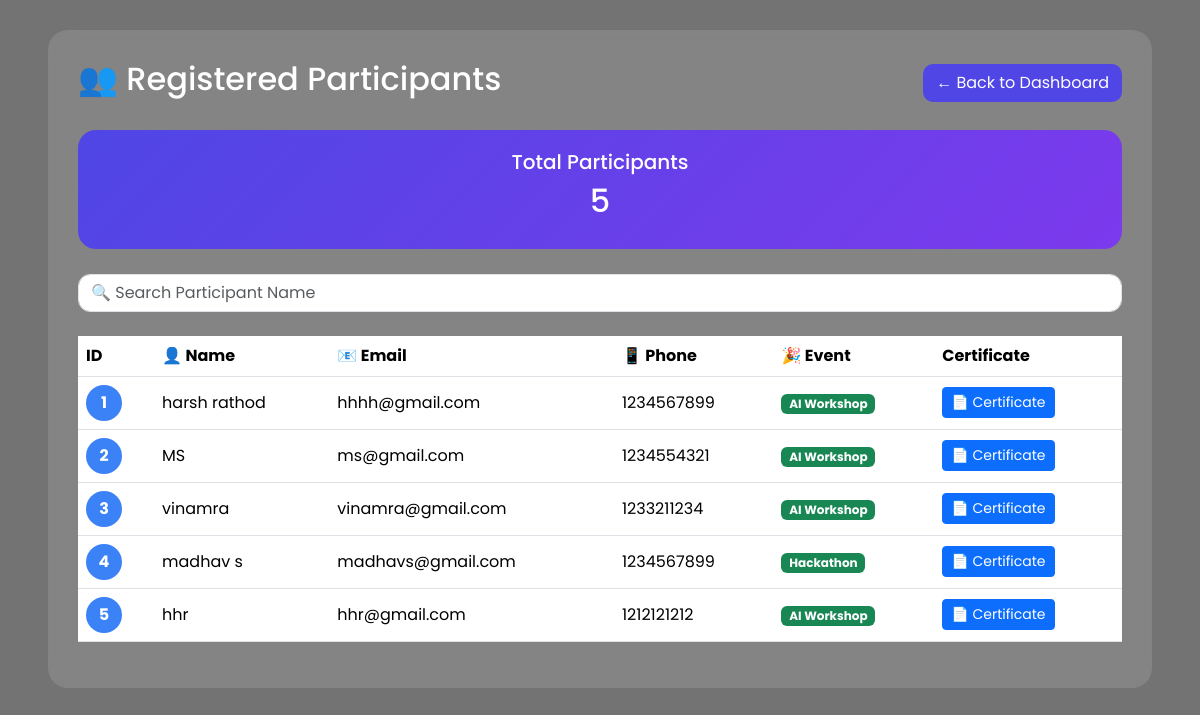
/participants, run on the app's committed database.
### tables this page shows
CREATE TABLE participants(
    id INTEGER PRIMARY KEY AUTOINCREMENT,
    name TEXT NOT NULL,
    email TEXT NOT NULL,
    phone TEXT NOT NULL,
    event_id INTEGER
);

CREATE TABLE events (
        id INTEGER PRIMARY KEY AUTOINCREMENT,
        name TEXT NOT NULL,
        date TEXT NOT NULL,
        venue TEXT NOT NULL
    );

### app.py (the view)
@app.route("/participants")
def participants():
    conn = get_db()
    data = conn.execute("""
    SELECT participants.*,
           events.name AS event_name
    FROM participants
    JOIN events
    ON participants.event_id = events.id
    """).fetchall()
    conn.close()
    return render_template("participants.html", participants=data)

### app.py (called while the page is built)
def get_db():
    conn = sqlite3.connect("database.db")
    conn.row_factory = sqlite3.Row
    return conn

### templates/participants.html (shortened to what this page needs)
<!DOCTYPE html>
<html lang="en">
<head>
    <link href="https://cdn.jsdelivr.net/npm/bootstrap@5.3.3/dist/css/bootstrap.min.css" rel="stylesheet">
</head>
<body>
    <div class="container-fluid px-3 px-md-5">
        <div class="main-card">
            <div class="d-flex justify-content-between align-items-center top-bar mb-4">
                <h2>👥 Registered Participants</h2>
                <a href="/dashboard" class="btn btn-back">
                    ← Back to Dashboard
                </a>
            </div>
            <div class="count-box">
                <h5>Total Participants</h5>
                <h2>{{ participants|length }}</h2>
            </div>
            <div class="mb-4">
                <input
                    type="text"
                    id="searchInput"
                    class="form-control"
                    placeholder="🔍 Search Participant Name">
            </div>
            <div class="table-responsive">
                <table class="table table-hover align-middle" id="participantTable">
                    <thead>
                        <tr>
                            <th>ID</th>
                            <th>👤 Name</th>
                            <th>📧 Email</th>
                            <th>📱 Phone</th>
                            <th>🎉 Event</th>
                            <th>Certificate</th>
                        </tr>
                    </thead>
                    <tbody>
{% for p in participants %}
<tr>
    <td>
        <span class="id-badge">
            {{ loop.index }}
        </span>
    </td>
    <td>{{ p.name }}</td>
    <td>{{ p.email }}</td>
    <td>{{ p.phone }}</td>
    <td>
        <span class="badge bg-success">
            {{ p.event_name }}
        </span>
    </td>
    <td>
        <a href="/certificate/{{ p.id }}"
           class="btn btn-primary btn-sm">
            📄 Certificate
        </a>
    </td>
</tr>
{% endfor %}
</tbody>
</table>
</div>
</div>
</div>
</body>
</html>

### templates/participants.html (style rules this page uses)
* { font-family: 'Poppins', sans-serif; }
body { background: linear-gradient(rgba(0, 0, 0, .55), rgba(0, 0, 0, .55)), url("https://images.unsplash.com/photo-1511578314322-379afb476865"); background-size: cover; background-position: center; background-attachment: fixed; min-height: 100vh; }
.main-card { background: rgba(255, 255, 255, .12); backdrop-filter: blur(12px); border-radius: 20px; padding: 30px; margin: 30px auto; color: white; }
.count-box { background: linear-gradient(135deg, #4f46e5, #7c3aed); color: white; text-align: center; padding: 20px; border-radius: 18px; margin-bottom: 25px; }
.table { color: white; }
.table thead { background: #4f46e5; }
.table tbody tr { background: rgba(255, 255, 255, .05); }
.form-control { border-radius: 12px; }
.btn-back { background: #4f46e5; color: white; border-radius: 10px; }
.id-badge { background: #3b82f6; width: 36px; height: 36px; border-radius: 50%; display: flex; justify-content: center; align-items: center; color: white; font-weight: bold; }

### data on the page
participants: name "harsh rathod", email "hhhh@gmail.com", phone "1234567899", event_name "AI Workshop"
participants: name "MS", email "ms@gmail.com", phone "1234554321", event_name "AI Workshop"
participants: name "vinamra", email "vinamra@gmail.com", phone "1233211234", event_name "AI Workshop"
participants: name "madhav s", email "madhavs@gmail.com", phone "1234567899", event_name "Hackathon"
participants: name "hhr", email "hhr@gmail.com", phone "1212121212", event_name "AI Workshop"

### other printed values
{{ participants|length }} "5"
